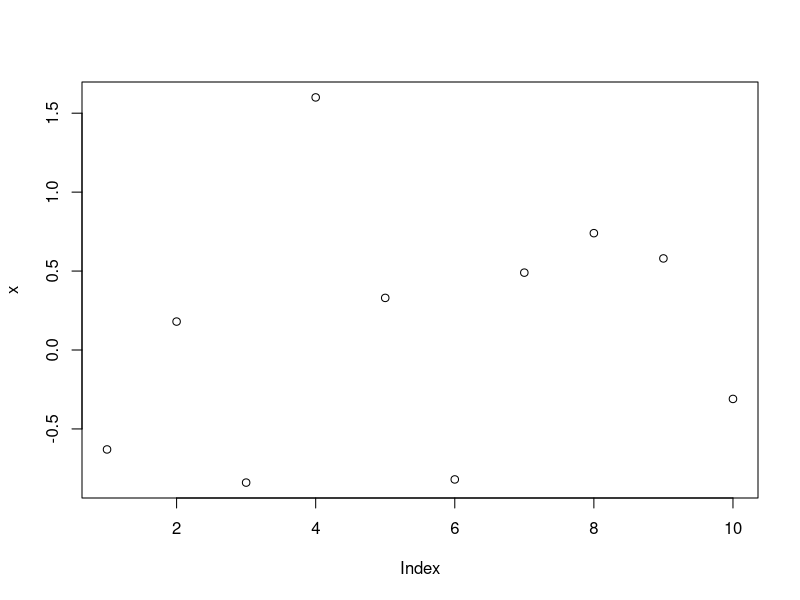

This figure's R source:
## ---- chunk 1
set.seed(1)
x <- round(rnorm(10), 2)
print(x)
## ---- chunk 2
plot(x)
## ---- chunk 3
knitr::kable(as.data.frame(x))
